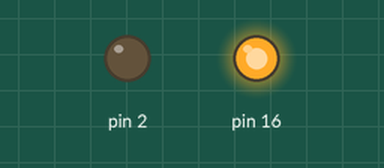
Recording of a sketch running on a simulated Arduino Uno, built with avr-gcc and run on an emulated ATmega328P. Parts: output pins drawn as LEDs (lit = HIGH).

Above: at 1.0 s.
At 3.0 s:
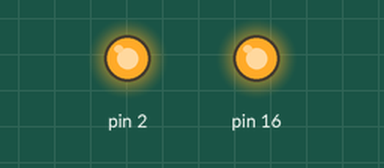
At 4.5 s:
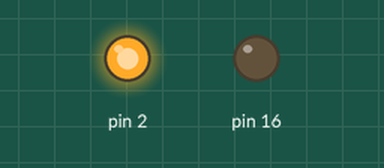
At 5.5 s:
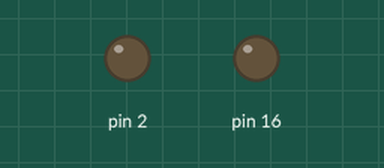
Timing chart, 0 to 7.8 s (numbered marks = the images above):
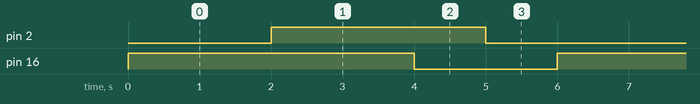

The sketch:

sketch_jul16a.ino
```cpp
void setup(){
 pinMode(16,OUTPUT);
 pinMode(2,OUTPUT);

}

void loop(){
 digitalWrite(16,HIGH);
 delay(2000);
 digitalWrite(2,HIGH);
 delay(2000);
 digitalWrite(16,LOW);
 delay(1000);
 digitalWrite(2,LOW);
 delay(1000);

}
```

Measured:
- by itself, pin 2: alternates HIGH for 3.0 s and LOW for 3.0 s
- by itself, pin 16: alternates HIGH for 4.0 s and LOW for 2.0 s
- by itself, everything shown: repeats every 6.0 s, in 4 steps
